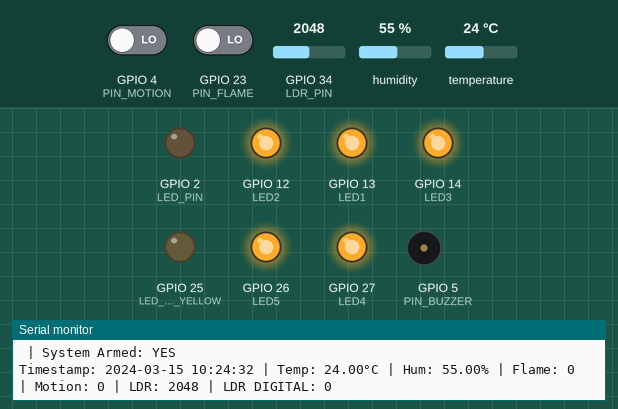
Simulated run of this sketch. Board: ESP32. On the bench: output pins drawn as LEDs (lit = HIGH), buzzer (waves = sounding, pin HIGH), the last lines printed to the serial monitor. The inputs (shaded band) are chosen by the test bench; at power-on: GPIO 4 (PIN_MOTION) LOW, GPIO 23 (PIN_FLAME) LOW, GPIO 34 (LDR_PIN) = 2048, humidity 55 %, temperature 24 °C. WiFi joins after 1.5 s; servers stay silent unless stated; the local clock reads 2024-03-15 10:24:30 at power-on unless the sketch sets it.

Above: at 2.7 s.
2.8 s: GPIO 4 (PIN_MOTION) driven HIGH
At 3.8 s:
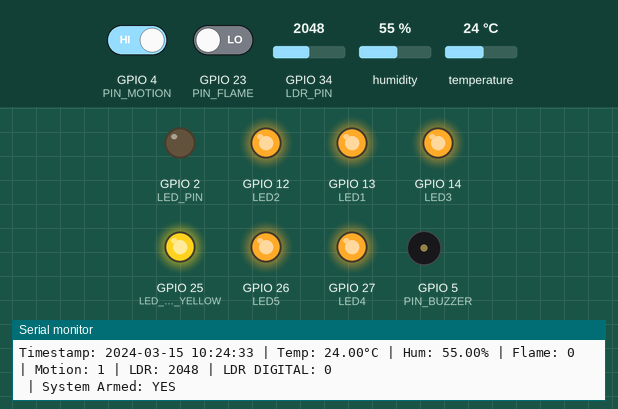
4.3 s: GPIO 23 (PIN_FLAME) driven HIGH
At 5.5 s:
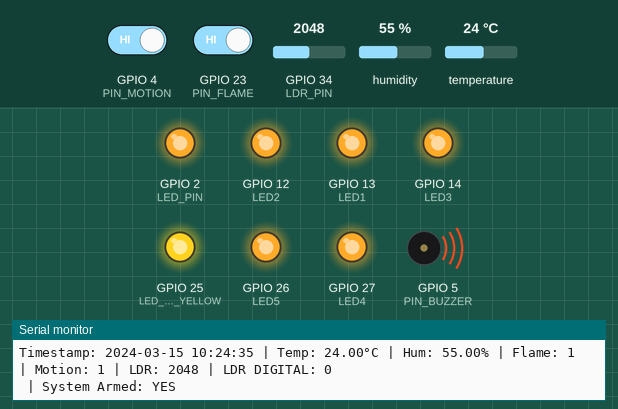
5.8 s: GPIO 34 (LDR_PIN) set to 1562
7.3 s: GPIO 34 (LDR_PIN) set to 1461
At 8.1 s:
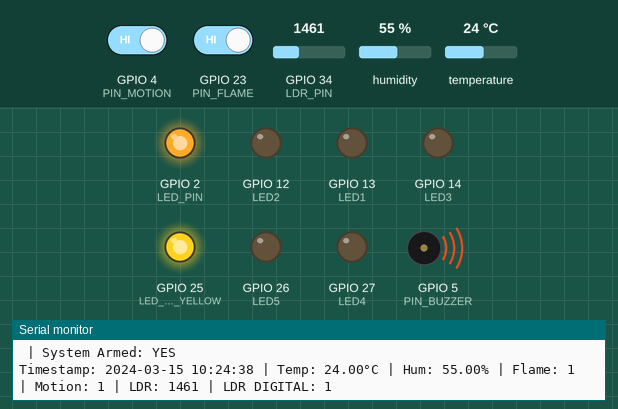
8.8 s: GPIO 34 (LDR_PIN) set to 1540
At 9.8 s:
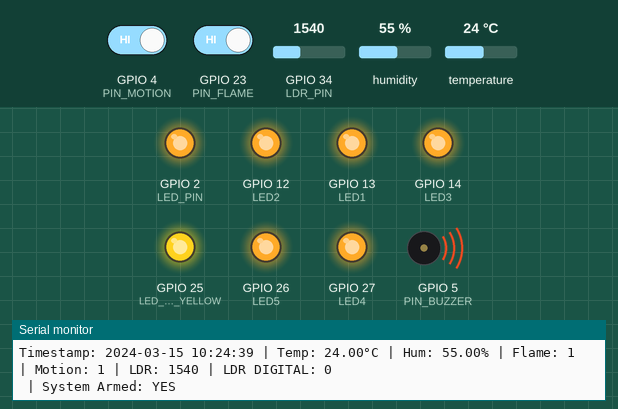
10.3 s: GPIO 34 (LDR_PIN) set to 1460
At 11.6 s:
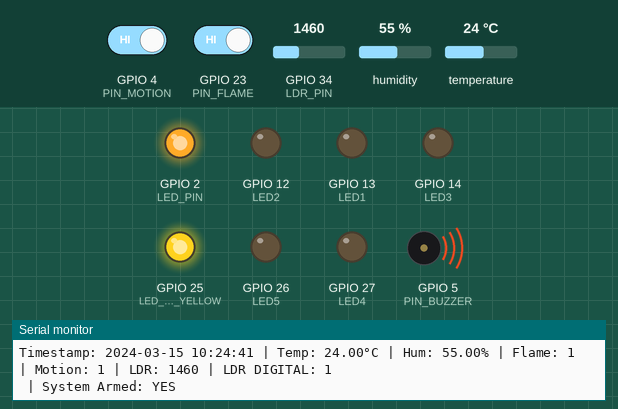
Timing chart, 0 to 12.8 s (numbered marks = the images above; inputs shaded):
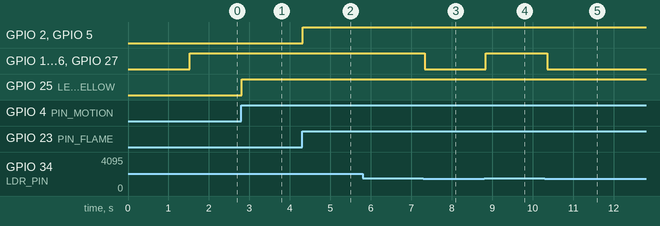

The sketch:

iott.ino
```cpp
#include <WiFi.h>
#include <WebServer.h>
#include <DHT.h>
#include <time.h>

#define DHTPIN 15
#define DHTTYPE DHT11

// -------- SENSOR PINS ----------
#define PIN_FLAME 23
#define PIN_MOTION 4
#define PIN_BUZZER 5
#define LDR_PIN 34
#define LED_PIN 2
#define LED_PIN_YELLOW 25

// LED pins
#define LED1 13
#define LED2 12
#define LED3 14
#define LED4 27
#define LED5 26

int ldrDigital = 0;
int lightThreshold = 1500;

// WiFi credentials
const char* ssid = "Anamika";
const char* password = "anamika29";

/* ThingSpeak configuration */
const char* serverName = "http://api.thingspeak.com/update";
String apiKey = "J7HWFZ4R9U442CRI";

unsigned long lastTimeESP = 0;
unsigned long timerDelay = 5000;

// Sensor values
float currentTemp = 0.0;
float currentHum = 0.0;
int flameDetected = 0;
int motionDetected = 0;
int ldrValue = 0;

// System states
bool buzzerEnabled = false;
bool lightState = false;
bool systemArmed = true;

DHT dht(DHTPIN, DHTTYPE);

WebServer server(80);

const long utcOffsetInSeconds = 19800;

// ---------- CORS OPTIONS HANDLER ----------
void handleOptions() {
  server.sendHeader("Access-Control-Allow-Origin", "*");
  server.sendHeader("Access-Control-Allow-Methods", "GET, POST, OPTIONS");
  server.sendHeader("Access-Control-Allow-Headers", "Content-Type");
  server.send(204);  // No content
}

void handleRoot() {
  server.sendHeader("Access-Control-Allow-Origin", "*");
  String html = "<html><body><h1>Smart Monitoring System</h1></body></html>";
  server.send(200, "text/html", html);
}

String getTimestamp() {
  time_t now = time(nullptr);
  if (now < 100000) return "Time not synced";

  struct tm* timeinfo = localtime(&now);
  char buffer[50];
  strftime(buffer, sizeof(buffer), "%Y-%m-%d %H:%M:%S", timeinfo);
  return String(buffer);
}

void readSensors() {
  float t = dht.readTemperature();
  float h = dht.readHumidity();

  if (!isnan(t)) currentTemp = t;
  if (!isnan(h)) currentHum = h;

  flameDetected = digitalRead(PIN_FLAME);
  motionDetected = digitalRead(PIN_MOTION);
  ldrValue = analogRead(LDR_PIN);
  ldrDigital = (ldrValue < lightThreshold) ? 1 : 0;

  if (systemArmed) {
    if (flameDetected == HIGH) {
      digitalWrite(PIN_BUZZER, HIGH);
      digitalWrite(LED_PIN, HIGH);
      lightState = true;
    } else if (motionDetected == HIGH) {
      digitalWrite(LED_PIN_YELLOW, HIGH);
      if (buzzerEnabled) digitalWrite(PIN_BUZZER, HIGH);
      lightState = true;
    } else {
      digitalWrite(LED_PIN_YELLOW, LOW);
      digitalWrite(LED_PIN, LOW);
      digitalWrite(PIN_BUZZER, LOW);
      lightState = false;
    }
  } else {
    digitalWrite(PIN_BUZZER, LOW);
    digitalWrite(LED_PIN, LOW);
    digitalWrite(LED_PIN_YELLOW, LOW);
    lightState = false;
  }

  if (ldrDigital == 0) {
    digitalWrite(LED1, HIGH);
    digitalWrite(LED2, HIGH);
    digitalWrite(LED3, HIGH);
    digitalWrite(LED4, HIGH);
    digitalWrite(LED5, HIGH);
  } else {
    digitalWrite(LED1, LOW);
    digitalWrite(LED2, LOW);
    digitalWrite(LED3, LOW);
    digitalWrite(LED4, LOW);
    digitalWrite(LED5, LOW);
  }

  Serial.print("Timestamp: ");
  Serial.print(getTimestamp());
  Serial.print(" | Temp: ");
  Serial.print(currentTemp);
  Serial.print("°C | Hum: ");
  Serial.print(currentHum);
  Serial.print("% | Flame: ");
  Serial.print(flameDetected);
  Serial.print(" | Motion: ");
  Serial.print(motionDetected);
  Serial.print(" | LDR: ");
  Serial.print(ldrValue);
  Serial.print(" | LDR DIGITAL: ");
  Serial.println(ldrDigital);
  Serial.print(" | System Armed: ");
  Serial.println(systemArmed ? "YES" : "NO");
}

// ------------- API ENDPOINTS -------------

void apiUpdate() {
  server.sendHeader("Access-Control-Allow-Origin", "*");

  server.send(200, "application/json", "{\"status\":\"success\",\"message\":\"Sensors updated\"}");
}

void apiStatus() {
  server.sendHeader("Access-Control-Allow-Origin", "*");


  String json = "{";
  json += "\"temperature\":" + String(currentTemp, 2) + ",";
  json += "\"humidity\":" + String(currentHum, 2) + ",";
  json += "\"ldrValue\":" + String(ldrValue) + ",";
  json += "\"motionDetected\":" + String(motionDetected) + ",";
  json += "\"flameDetected\":" + String(flameDetected) + ",";
  json += "\"lightState\":" + String(lightState ? "true" : "false") + ",";
  json += "\"buzzerEnabled\":" + String(buzzerEnabled ? "true" : "false") + ",";
  json += "\"systemArmed\":" + String(systemArmed ? "true" : "false") + ",";
  json += "\"timestamp\":\"" + getTimestamp() + "\"";
  json += "}";

  server.send(200, "application/json", json);
}

void toggleLight() {
  server.sendHeader("Access-Control-Allow-Origin", "*");
  lightState = !lightState;
  digitalWrite(LED_PIN, lightState ? HIGH : LOW);

  String response = "{\"lightState\":\"" + String(lightState ? "ON" : "OFF") + "\"}";
  server.send(200, "application/json", response);
}

void toggleBuzzer() {
  server.sendHeader("Access-Control-Allow-Origin", "*");
  buzzerEnabled = !buzzerEnabled;
  if (!buzzerEnabled) digitalWrite(PIN_BUZZER, LOW);

  String response = "{\"buzzerEnabled\":" + String(buzzerEnabled ? "true" : "false") + "}";
  server.send(200, "application/json", response);
}

void systemControl() {
  server.sendHeader("Access-Control-Allow-Origin", "*");
  if (server.hasArg("plain")) {
    String command = server.arg("plain");
    if (command == "arm=true") {
      systemArmed = true;
    } else if (command == "arm=false") {
      systemArmed = false;
      digitalWrite(PIN_BUZZER, LOW);
      digitalWrite(LED_PIN, LOW);
      digitalWrite(LED_PIN_YELLOW, LOW);
    }
    server.send(200, "application/json", "{\"systemArmed\":" + String(systemArmed ? "true" : "false") + "}");
  }
}

void getSensorLogs() {
  server.sendHeader("Access-Control-Allow-Origin", "*");


  String logs = "Smart Monitoring System Logs\n";
  logs += "Timestamp: " + getTimestamp() + "\n";
  logs += "Temperature: " + String(currentTemp, 2) + " °C\n";
  logs += "Humidity: " + String(currentHum, 2) + " %\n";

  server.send(200, "text/plain", logs);
}

void setup() {
  Serial.begin(115200);
  dht.begin();

  pinMode(PIN_FLAME, INPUT);
  pinMode(PIN_MOTION, INPUT);
  pinMode(PIN_BUZZER, OUTPUT);
  pinMode(LED_PIN, OUTPUT);
  pinMode(LED_PIN_YELLOW, OUTPUT);
  pinMode(LDR_PIN, INPUT);
  pinMode(LED1, OUTPUT);
  pinMode(LED2, OUTPUT);
  pinMode(LED3, OUTPUT);
  pinMode(LED4, OUTPUT);
  pinMode(LED5, OUTPUT);


  WiFi.begin(ssid, password);
  Serial.print("Connecting to WiFi");

  while (WiFi.status() != WL_CONNECTED) {
    delay(500);
    Serial.print(".");
  }

  Serial.println();
  Serial.println("WiFi Connected!");
  Serial.print("IP Address: ");
  Serial.println(WiFi.localIP());  // <--- this prints the IP
  configTime(utcOffsetInSeconds, 0, "pool.ntp.org", "time.nist.gov");

  server.on("/", handleRoot);
  server.on("/update", HTTP_GET, apiUpdate);
  server.on("/status", HTTP_GET, apiStatus);
  server.on("/status", HTTP_OPTIONS, handleOptions);
  server.on("/toggle-light", HTTP_POST, toggleLight);
  server.on("/toggle-light", HTTP_OPTIONS, handleOptions);
  server.on("/toggle-buzzer", HTTP_POST, toggleBuzzer);
  server.on("/toggle-buzzer", HTTP_OPTIONS, handleOptions);
  server.on("/sensor-logs", HTTP_GET, getSensorLogs);
  server.on("/system-control", HTTP_POST, systemControl);
  server.on("/system-control", HTTP_OPTIONS, handleOptions);

  server.begin();
}

void loop() {
  server.handleClient();

  if ((millis() - lastTimeESP) > timerDelay) {
    lastTimeESP = millis();
  }
  readSensors();
  delay(100);
}
```

Measured:
- the behaviour switches between 1500 and 1499 on GPIO 34 (LDR_PIN) (found by bisection; images 2 and 3)
- after the input at 2.8 s, GPIO 25 (LED_PIN_YELLOW): LOW → HIGH at once
- after the input at 4.3 s, GPIO 2 (LED_PIN), GPIO 5 (PIN_BUZZER): LOW → HIGH at once
- after the input at 7.3 s, GPIO 12 (LED2), GPIO 13 (LED1), GPIO 14 (LED3), GPIO 26 (LED5), GPIO 27 (LED4): HIGH → LOW at once
- after the input at 8.8 s, GPIO 12 (LED2), GPIO 13 (LED1), GPIO 14 (LED3), GPIO 26 (LED5), GPIO 27 (LED4): LOW → HIGH at once
- after the input at 10.3 s, GPIO 12 (LED2), GPIO 13 (LED1), GPIO 14 (LED3), GPIO 26 (LED5), GPIO 27 (LED4): HIGH → LOW after 0.06 s
